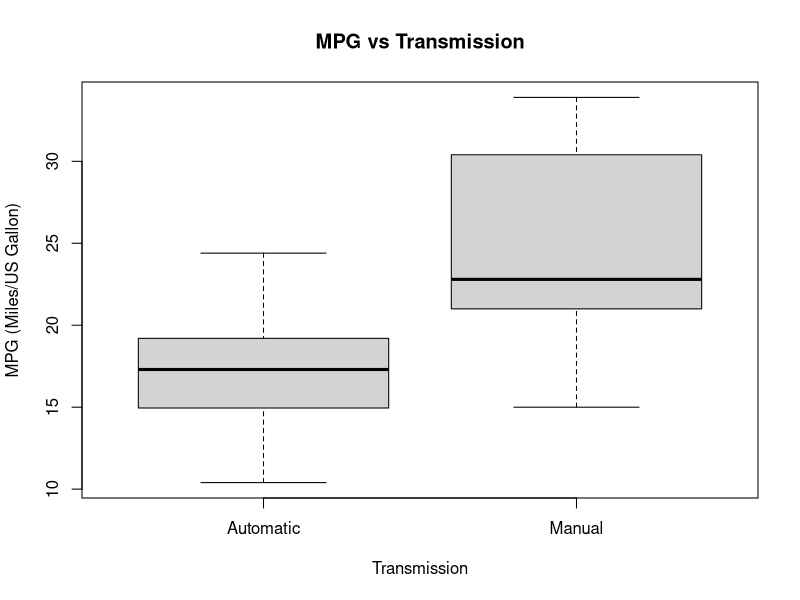
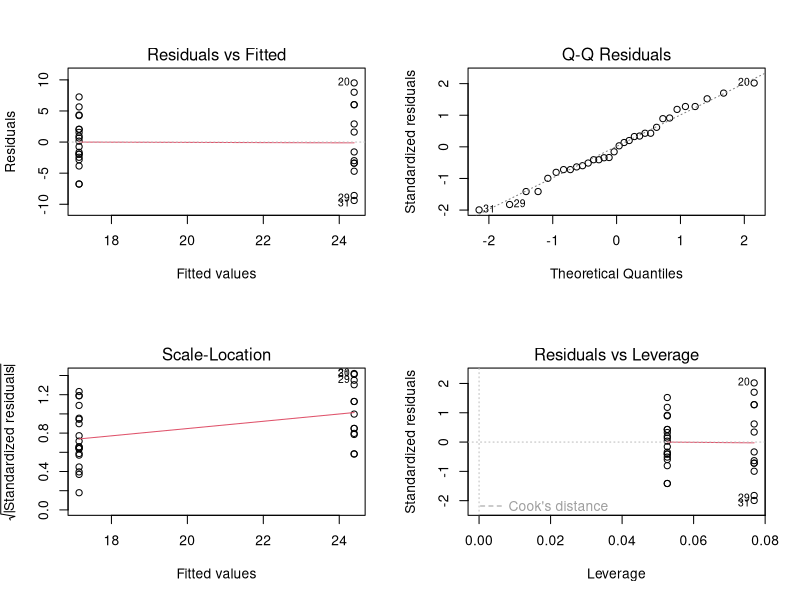
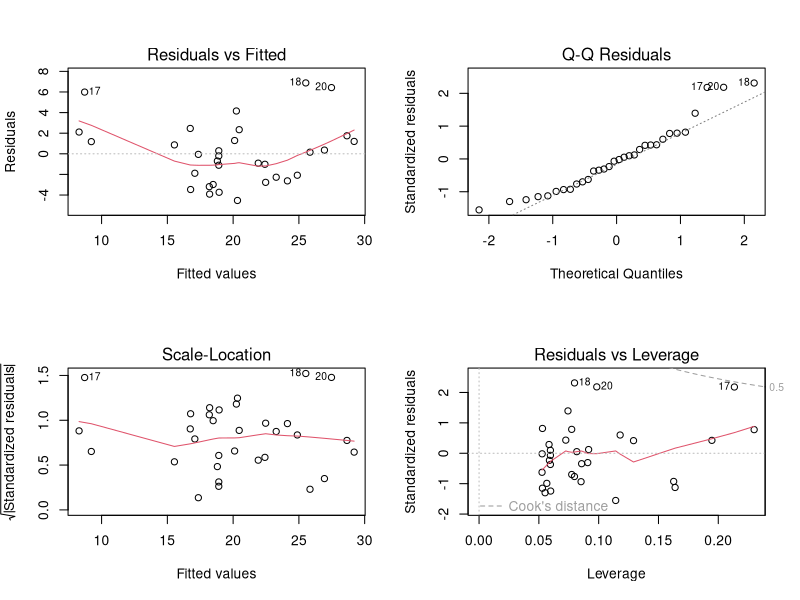
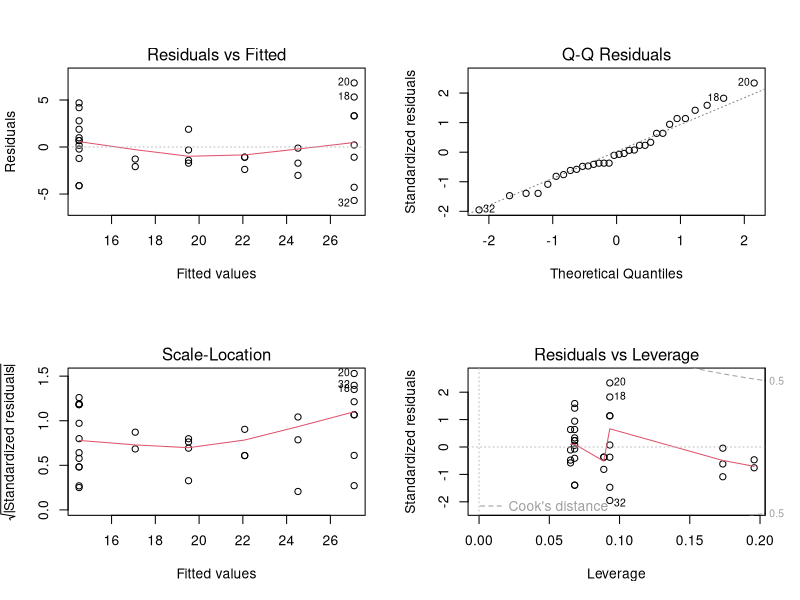
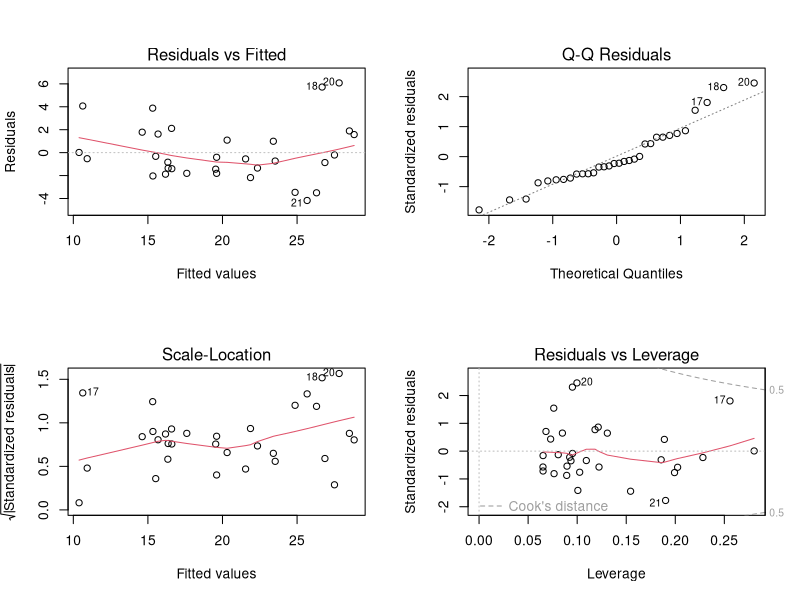

Recreate these plots in R, in order.
## ---- chunk 1
knitr::opts_chunk$set(echo = TRUE)
## ---- chunk 2
data(mtcars)
names(mtcars)
## ---- chunk 3
summary(mtcars$mpg)
## ---- chunk 4
table(mtcars$am)
mtcars$am <- factor(mtcars$am, labels = c("Automatic", "Manual"))
boxplot(mtcars$mpg~mtcars$am,main="MPG vs Transmission",xlab="Transmission",ylab="MPG (Miles/US Gallon)")
## ---- chunk 5
with(mtcars, tapply(mpg, am, mean))
## ---- chunk 6
linfit <- lm(mtcars$mpg ~ factor(mtcars$am))
## ---- chunk 7
par(mfrow=c(2,2))
plot(linfit)
par(mfrow=c(1,1))
## ---- chunk 8
linfitwt = lm(mtcars$mpg ~ mtcars$am + mtcars$wt)
linfitcyl = lm(mtcars$mpg ~ mtcars$am + mtcars$cyl)
linfitwtcyl = lm(mtcars$mpg ~ mtcars$am + mtcars$wt + mtcars$cyl)
## ---- chunk 9
par(mfrow=c(2,2))
plot(linfitwt)
plot(linfitcyl)
plot(linfitwtcyl)
par(mfrow=c(1,1))
